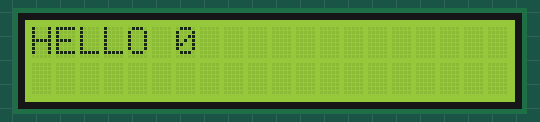
Simulated run of this sketch. Board: Arduino Uno, built with avr-gcc and run on an emulated ATmega328P. On the bench: 20×2 character LCD.

Above: at 0.1 s.
At 4.2 s:
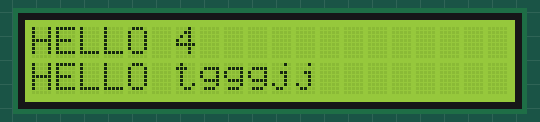
At 9.3 s:
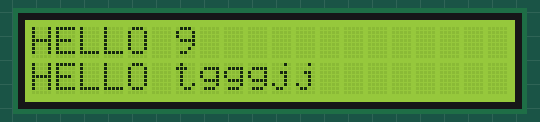
At 19.5 s:
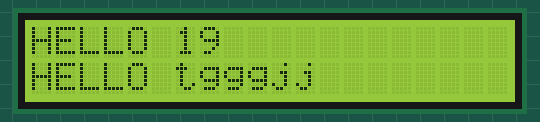
At 28.7 s:
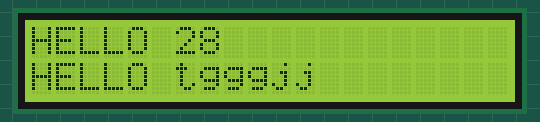
At 38.9 s:
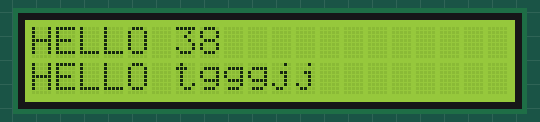

Measured:
- what the display in image 1 shows lasts 1.1 s, from 4.1 s to 5.2 s

The sketch:

displaytest.ino
```cpp
#include <LiquidCrystal_I2C.h>
#include <Wire.h>

int test = 0;

LiquidCrystal_I2C lcd(0x27, 2, 1, 0, 4, 5, 6, 7, 3, POSITIVE); // Set the LCD I2c adress


void setup() {

  // Setup size of LCD 20 characters and 2 lines
  lcd.begin(20,2);
  // Back light on
  lcd.backlight();


}

void loop() {


    lcd.setCursor(0,0);
    lcd.print("HELLO ");
    lcd.print(test);

    test++;
    delay(1000);
    lcd.setCursor(0,1);
    lcd.print("HELLO");
    lcd.print(" tgggjj");


}
```
